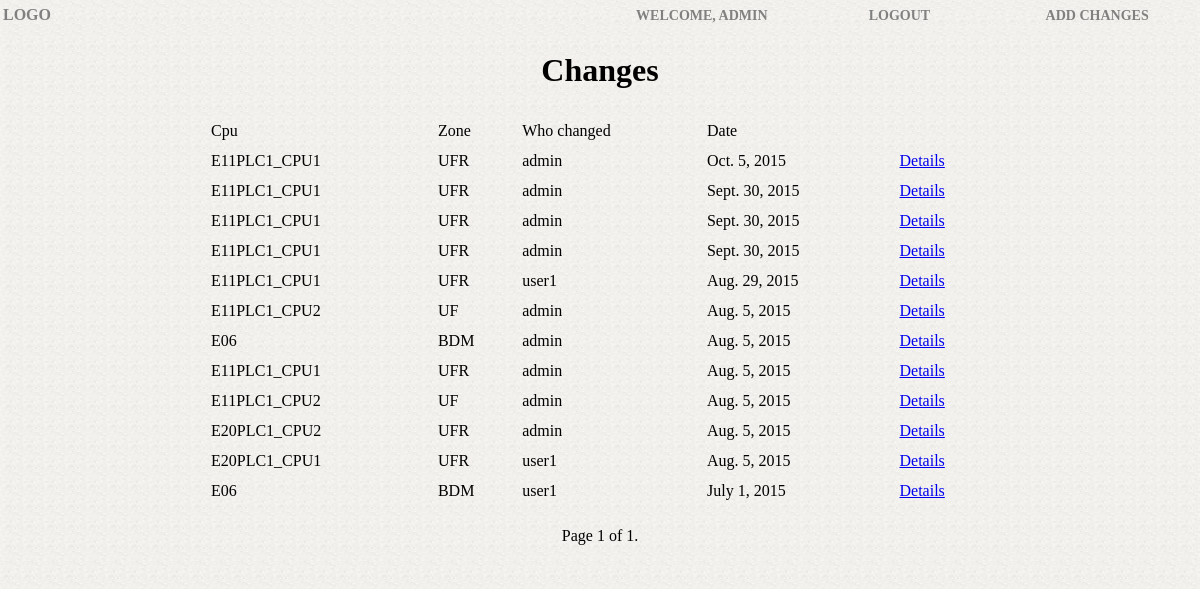
The app's page /journal/ (signed in) with its own data.
### japp/models.py (models this page shows, shortened)
class Pda(models.Model):
    cpu=models.ForeignKey(Cpu)
    text=models.TextField(max_length=300)
    date=models.DateTimeField(auto_now=True)
    user = models.ForeignKey(User,)

class Cpu(models.Model):
    name=models.CharField(max_length=75)
    ip=models.CharField(max_length=16)
    zone=models.CharField(max_length=75)

### japp/views.py (the view)
def listing_by_date(request):
    pda_changes_list =Pda.objects.order_by('-date')
    paginator = Paginator(pda_changes_list,20) # Show 10 contacts per page
    page = request.GET.get('page')
    try:
        pda_changes= paginator.page(page)
    except PageNotAnInteger:
        pda_changes= paginator.page(1)
    except EmptyPage:
        pda_changes= paginator.page(paginator.num_pages)
    return render(request, 'japp/test.html', {'pda_changes': pda_changes})

### japp/templates/japp/test.html (shortened to what this page needs)
{% extends 'japp/base.html' %}
{% block content_block %}
        <tbody>
            {% for pda in pda_changes %}
            <tr>
                <td>{{ pda.cpu.name|upper }}
                <td>{{ pda.cpu.zone|upper }}
                <td>{{pda.user}}</td>
                <td>{{pda.date|date}}</td>
                <td><a href="{% url 'japp:detail' pda.pk %}"> Details </a></td>
            </tr>
            {% endfor %}
        </tbody>
    </table>
    <p>
      <div class="pagination" align="center">
        <span class="step-links">
        <span class="current">
            Page {{ pda_changes.number }} of {{ pda_changes.paginator.num_pages }}.
        </span>
        </span>
      </div>
    </p>
{% endblock %}

### japp/templates/japp/base.html (shortened to what this page needs)
<!doctype html>
{% load staticfiles %}
<link rel="stylesheet" type="text/css" href="{% static 'japp/style.css' %}" />
<html>
    <head>
    </head>
    <body>
    <table border="0" class="main">
    <tr>
        <td class="logo"> LOGO
        </td>
        <td class="topmenu">
            <table class="main">
                <tr> {% if user.is_authenticated %}
                      <td class="menuitem"> <a class="menu" href="">Welcome, {{ user.username }}</a></td>
                      <td class="menuitem"> <a class="menu" href="{% url 'japp:logout' %}">Logout</a></td>
                      <td class="menuitem"> <a class="menu" href="{% url 'japp:add' %}">Add Changes</a>
                     {% else %}
                      <a href="{% url 'japp:register' %}">Register | <a href="{% url 'japp:login' %}">Login</a>
                     {% endif %}</a></td>
               </tr>
            </table>
        </td>
    </tr>
     <tr align="center" cellspacing="10" width="800">
      <td class="content_block" colspan="2">
      <h1 align="center" text-color="grey">Changes</h1>
       <table class="content_table" align="center" cellspacing="10" width="800">
        <thead>
            <tr>
                <td class="content-table-head">Cpu</td>
                <td class="content-table-head">Zone</td>
                <td class="content-table-head">Who changed</td>
                <td class="content-table-head">Date</td>
            </tr>
        </thead>
      {% block content_block %} {% endblock %} </td>
     </tr>
    </body>
</html>

### japp/static/japp/style.css (style rules this page uses)
html, body { background: white url("images/bg.PNG") repeat; margin:0px; padding:0px; }
td.logo { text-decoration: none; text-transform: uppercase; color: grey; font-weight: bold; font-size: 16px; }
table.main { width: 100%; height: 100%; }
td.logo { width: 50%; text-align: left; background-image: url(bg.png); background-repeat: repeat; }
td.topmenu { text-align: right; }
td.content_block { width: 100%; height: 100%; background-image: url(bg.png); background-repeat: repeat; }
td.menuitem { vertical-align: middle; text-align: center; width: 25%; background-image: url(bg.png); background-repeat: repeat; background-position: right; }
a.menu { text-decoration: none; text-transform: uppercase; color: grey; font-weight: bold; font-size: 14px; }

### records on screen
Pda: cpu.name "E11PLC1_CPU1", cpu.zone "UFR", user "admin", date "Oct. 5, 2015"
Pda: cpu.name "E11PLC1_CPU1", cpu.zone "UFR", user "admin", date "Sept. 30, 2015"
Pda: cpu.name "E11PLC1_CPU1", cpu.zone "UFR", user "admin", date "Sept. 30, 2015"
Pda: cpu.name "E11PLC1_CPU1", cpu.zone "UFR", user "admin", date "Sept. 30, 2015"
Pda: cpu.name "E11PLC1_CPU1", cpu.zone "UFR", user "user1", date "Aug. 29, 2015"
Pda: cpu.name "E11PLC1_CPU2", cpu.zone "UF", user "admin", date "Aug. 5, 2015"
Pda: cpu.name "E06", cpu.zone "BDM", user "admin", date "Aug. 5, 2015"
Pda: cpu.name "E11PLC1_CPU1", cpu.zone "UFR", user "admin", date "Aug. 5, 2015"
Pda: cpu.name "E11PLC1_CPU2", cpu.zone "UF", user "admin", date "Aug. 5, 2015"
Pda: cpu.name "E20PLC1_CPU2", cpu.zone "UFR", user "admin", date "Aug. 5, 2015"
Pda: cpu.name "E20PLC1_CPU1", cpu.zone "UFR", user "user1", date "Aug. 5, 2015"
Pda: cpu.name "E06", cpu.zone "BDM", user "user1", date "July 1, 2015"

### other values on screen
{{ user.username }} "ADMIN"
{{ pda_changes.number }} "1"
{{ pda_changes.paginator.num_pages }} "1"
